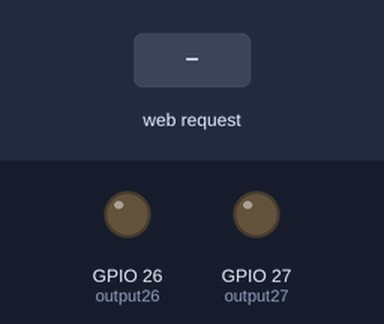
The sketch below on a simulated ESP32. Parts: output pins drawn as LEDs (lit = HIGH). Inputs (shaded band) come from the test bench. WiFi joins after 1.5 s; servers stay silent unless stated; what the sketch prints to the serial monitor is not drawn.

Above: at 2.7 s.
2.8 s: HTTP request GET /26/on received
At 4.0 s:
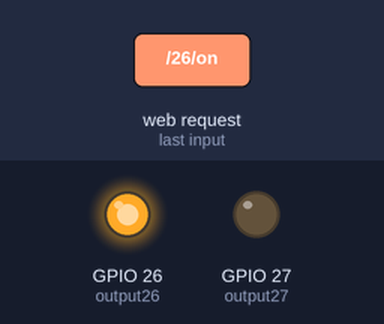
4.3 s: HTTP request GET /26/off received
Timing chart, 0 to 7.3 s (numbered marks = the images above; inputs shaded):
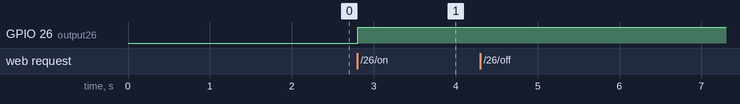

The sketch:

sketch_may2b.ino
```cpp
#include <WiFi.h>

const char* ssid = ""; // SNEC
const char* password = ""; // jeanperrin

WiFiServer server(80);

String header;
String output26State = "off";
String output27State = "off";
const int output26 = 26;
const int output27 = 27;

void setup() {
  Serial.begin(115200);
  pinMode(output26, OUTPUT);
  pinMode(output27, OUTPUT);
  digitalWrite(output26, LOW);
  digitalWrite(output27, LOW);

  Serial.print("Connecting to ");
  Serial.println(ssid);

  WiFi.begin(ssid, password);

  while (WiFi.status() != WL_CONNECTED) {
    delay(500);
    Serial.print(".");
  }

  // Print local IP address and start web server
  Serial.println("");
  Serial.println("WiFi connected.");
  Serial.println("IP address: ");
  Serial.println(WiFi.localIP());
  server.begin();
}

void loop()
{
  WiFiClient client = server.available(); // Listen for incoming clients
  if (client) { // If a new client connects,
    Serial.println("New Client."); // print a message out in the serial port
    String currentLine = ""; // make a String to hold incoming data from the client
    while (client.connected())
    {
      // loop while the client's connected
      if (client.available()) { // if there's bytes to read from the client,
        char c = client.read(); // read a byte, then
        Serial.write(c); // print it out the serial monitor
        header += c;
        if (c == '\n') { // if the byte is a newline character
          // if the current line is blank, you got two newline characters in a row.
          // that's the end of the client HTTP request, so send a response:
          if (currentLine.length() == 0) {
            // HTTP headers always start with a response code (e.g. HTTP/1.1 200 OK)
            // and a content-type so the client knows what's coming, then a blank line:
            client.println("HTTP/1.1 200 OK");
            client.println("Content-type:text/html");
            client.println("Connection: close");
            client.println();

            // turns the GPIOs on and off
            if (header.indexOf("GET /26/on") >= 0) {
              Serial.println("GPIO 26 on");
              output26State = "on";
              digitalWrite(output26, HIGH);
            } else if (header.indexOf("GET /26/off") >= 0) {
              Serial.println("GPIO 26 off");
              output26State = "off";
              digitalWrite(output26, LOW);
            } else if (header.indexOf("GET /27/on") >= 0) {
              Serial.println("GPIO 27 on");
              output27State = "on";
              digitalWrite(output27, HIGH);
            } else if (header.indexOf("GET /27/off") >= 0) {
              Serial.println("GPIO 27 off");
              output27State = "off";
              digitalWrite(output27, LOW);
            }
          }
        }
      }
    }
  }
  client.println ("<!DOCTYPE HTML><html>");
              client.println("<head><meta name=\"viewport\" content=\"width=device-width, initial-scale=1\">");
}

             
```

Measured:
- after the input at 2.8 s, GPIO 26 (output26): LOW → HIGH at once
- after the input at 4.3 s, every drawn part: stays the same
